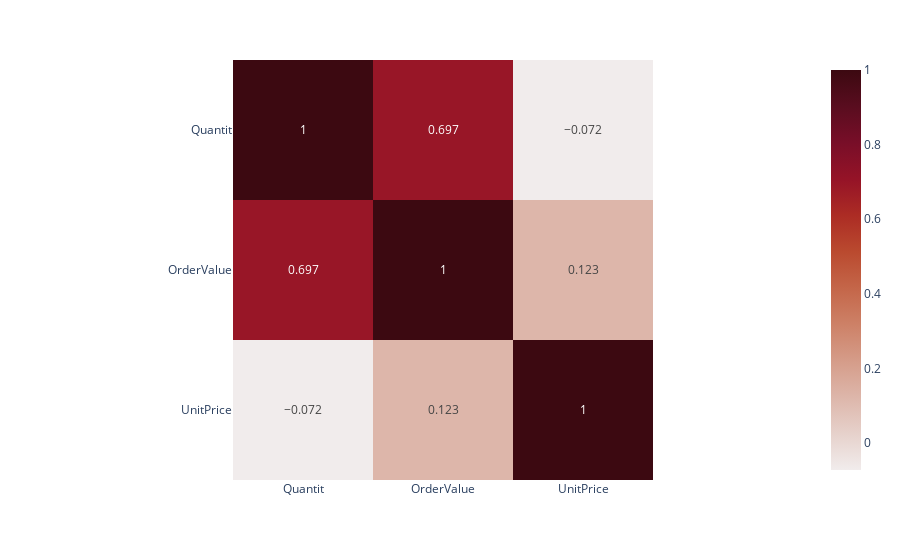

The notebook cell this image was saved under:
### Code cell
# 15- Correlation between 'Quantit','OrderValue','UnitPrice'.
px.imshow(round(df[['Quantit','OrderValue','UnitPrice']].corr(),3), text_auto=True, color_continuous_scale=px.colors.sequential.amp)

### Figure 1 — Plotly figure (JSON) as saved in the notebook; plotly's stock layout.template omitted (floating-point values rounded to 4 significant figures)
{"data": [{"coloraxis": "coloraxis", "hovertemplate": "x: %{x}<br>y: %{y}<br>color: %{z}<extra></extra>", "name": "0", "texttemplate": "%{z}", "type": "heatmap", "x": ["Quantit", "OrderValue", "UnitPrice"], "xaxis": "x", "y": ["Quantit", "OrderValue", "UnitPrice"], "yaxis": "y", "z": [[1, 0.697, -0.072], [0.697, 1, 0.123], [-0.072, 0.123, 1]]}], "layout": {"coloraxis": {"colorscale": [[0, "rgb(241, 236, 236)"], [0.09091, "rgb(230, 209, 203)"], [0.1818, "rgb(221, 182, 170)"], [0.2727, "rgb(213, 156, 137)"], [0.3636, "rgb(205, 129, 103)"], [0.4545, "rgb(196, 102, 73)"], [0.5455, "rgb(186, 74, 47)"], [0.6364, "rgb(172, 44, 36)"], [0.7273, "rgb(149, 19, 39)"], [0.8182, "rgb(120, 14, 40)"], [0.9091, "rgb(89, 13, 31)"], [1, "rgb(60, 9, 17)"]]}, "margin": {"t": 60}, "xaxis": {"anchor": "y", "constrain": "domain", "domain": [0, 1], "scaleanchor": "y"}, "yaxis": {"anchor": "x", "autorange": "reversed", "constrain": "domain", "domain": [0, 1]}}}
